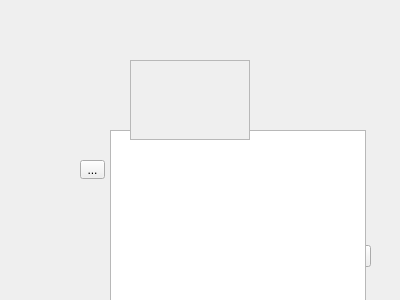
<?xml version="1.0" encoding="UTF-8"?>
<ui version="4.0">
 <class>Dialog</class>
 <widget class="QDialog" name="Dialog">
  <property name="geometry">
   <rect>
    <x>0</x>
    <y>0</y>
    <width>400</width>
    <height>300</height>
   </rect>
  </property>
  <property name="windowTitle">
   <string>Dialog</string>
  </property>
  <widget class="QDialogButtonBox" name="buttonBox">
   <property name="geometry">
    <rect>
     <x>30</x>
     <y>240</y>
     <width>341</width>
     <height>32</height>
    </rect>
   </property>
   <property name="orientation">
    <enum>Qt::Horizontal</enum>
   </property>
   <property name="standardButtons">
    <set>QDialogButtonBox::Cancel|QDialogButtonBox::Ok</set>
   </property>
  </widget>
  <widget class="QToolButton" name="toolButton">
   <property name="geometry">
    <rect>
     <x>80</x>
     <y>160</y>
     <width>25</width>
     <height>19</height>
    </rect>
   </property>
   <property name="text">
    <string>...</string>
   </property>
  </widget>
  <widget class="QTableView" name="tableView">
   <property name="geometry">
    <rect>
     <x>110</x>
     <y>130</y>
     <width>256</width>
     <height>192</height>
    </rect>
   </property>
  </widget>
  <widget class="QScrollArea" name="scrollArea">
   <property name="geometry">
    <rect>
     <x>130</x>
     <y>60</y>
     <width>120</width>
     <height>80</height>
    </rect>
   </property>
   <property name="widgetResizable">
    <bool>true</bool>
   </property>
   <widget class="QWidget" name="scrollAreaWidgetContents">
    <property name="geometry">
     <rect>
      <x>0</x>
      <y>0</y>
      <width>118</width>
      <height>78</height>
     </rect>
    </property>
   </widget>
  </widget>
 </widget>
 <resources/>
 <connections>
  <connection>
   <sender>buttonBox</sender>
   <signal>accepted()</signal>
   <receiver>Dialog</receiver>
   <slot>accept()</slot>
   <hints>
    <hint type="sourcelabel">
     <x>248</x>
     <y>254</y>
    </hint>
    <hint type="destinationlabel">
     <x>157</x>
     <y>274</y>
    </hint>
   </hints>
  </connection>
  <connection>
   <sender>buttonBox</sender>
   <signal>rejected()</signal>
   <receiver>Dialog</receiver>
   <slot>reject()</slot>
   <hints>
    <hint type="sourcelabel">
     <x>316</x>
     <y>260</y>
    </hint>
    <hint type="destinationlabel">
     <x>286</x>
     <y>274</y>
    </hint>
   </hints>
  </connection>
 </connections>
</ui>
